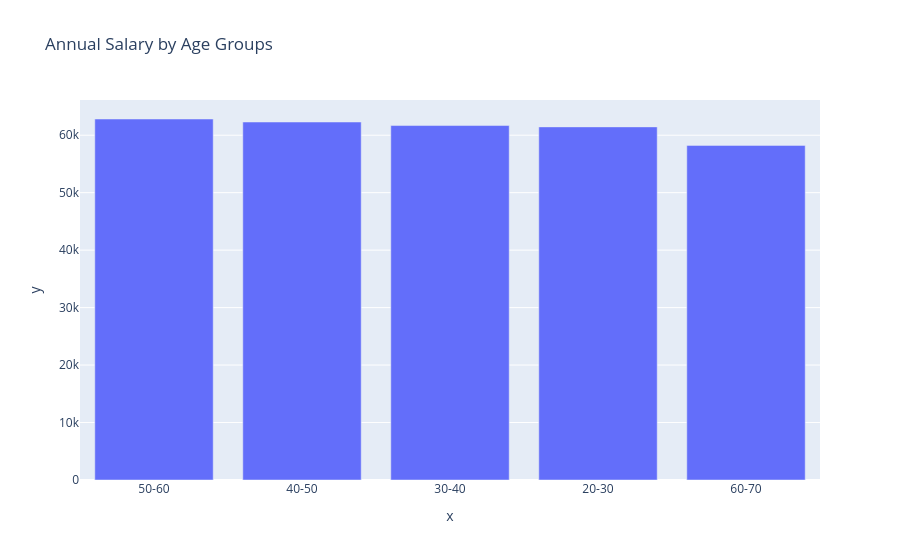

This figure's notebook cell:
### Code cell
grp2 = car_data.groupby( 'age_group')['annual Salary'].mean().sort_values(ascending=False)
px.bar(x = grp2.index , y = grp2.values , title='Annual Salary by Age Groups' )

### Figure 1 — Plotly figure (JSON) as saved in the notebook; plotly's stock layout.template omitted (floating-point values rounded to 4 significant figures)
{"data": [{"alignmentgroup": "True", "hovertemplate": "x=%{x}<br>y=%{y}<extra></extra>", "legendgroup": "", "marker": {"color": "#636efa", "pattern": {"shape": ""}}, "name": "", "offsetgroup": "", "orientation": "v", "showlegend": false, "textposition": "auto", "type": "bar", "x": ["50-60", "40-50", "30-40", "20-30", "60-70"], "xaxis": "x", "y": [62820.0, 62300.0, 61680.0, 61450.0, 58230.0], "yaxis": "y"}], "layout": {"barmode": "relative", "legend": {"tracegroupgap": 0}, "title": {"text": "Annual Salary by Age Groups"}, "xaxis": {"anchor": "y", "domain": [0, 1], "title": {"text": "x"}}, "yaxis": {"anchor": "x", "domain": [0, 1], "title": {"text": "y"}}}}
